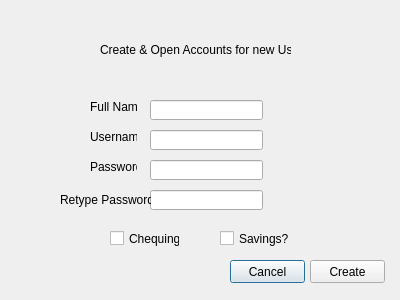
<?xml version="1.0" encoding="UTF-8"?>
<ui version="4.0">
 <class>createuser</class>
 <widget class="QDialog" name="createuser">
  <property name="geometry">
   <rect>
    <x>0</x>
    <y>0</y>
    <width>400</width>
    <height>300</height>
   </rect>
  </property>
  <property name="windowTitle">
   <string>Dialog</string>
  </property>
  <widget class="QLineEdit" name="fullname">
   <property name="geometry">
    <rect>
     <x>150</x>
     <y>100</y>
     <width>113</width>
     <height>20</height>
    </rect>
   </property>
  </widget>
  <widget class="QLineEdit" name="username">
   <property name="geometry">
    <rect>
     <x>150</x>
     <y>130</y>
     <width>113</width>
     <height>20</height>
    </rect>
   </property>
  </widget>
  <widget class="QLineEdit" name="password">
   <property name="geometry">
    <rect>
     <x>150</x>
     <y>160</y>
     <width>113</width>
     <height>20</height>
    </rect>
   </property>
  </widget>
  <widget class="QLineEdit" name="password2">
   <property name="geometry">
    <rect>
     <x>150</x>
     <y>190</y>
     <width>113</width>
     <height>20</height>
    </rect>
   </property>
  </widget>
  <widget class="QLabel" name="label">
   <property name="geometry">
    <rect>
     <x>90</x>
     <y>100</y>
     <width>47</width>
     <height>13</height>
    </rect>
   </property>
   <property name="text">
    <string>Full Name</string>
   </property>
  </widget>
  <widget class="QLabel" name="label_2">
   <property name="geometry">
    <rect>
     <x>90</x>
     <y>130</y>
     <width>47</width>
     <height>13</height>
    </rect>
   </property>
   <property name="text">
    <string>Username</string>
   </property>
  </widget>
  <widget class="QLabel" name="label_3">
   <property name="geometry">
    <rect>
     <x>90</x>
     <y>160</y>
     <width>47</width>
     <height>13</height>
    </rect>
   </property>
   <property name="text">
    <string>Password</string>
   </property>
  </widget>
  <widget class="QLabel" name="label_4">
   <property name="geometry">
    <rect>
     <x>60</x>
     <y>190</y>
     <width>91</width>
     <height>20</height>
    </rect>
   </property>
   <property name="text">
    <string>Retype Password</string>
   </property>
  </widget>
  <widget class="QPushButton" name="cancelButton">
   <property name="geometry">
    <rect>
     <x>230</x>
     <y>260</y>
     <width>75</width>
     <height>23</height>
    </rect>
   </property>
   <property name="text">
    <string>Cancel</string>
   </property>
  </widget>
  <widget class="QPushButton" name="nextButton">
   <property name="geometry">
    <rect>
     <x>310</x>
     <y>260</y>
     <width>75</width>
     <height>23</height>
    </rect>
   </property>
   <property name="text">
    <string>Create</string>
   </property>
  </widget>
  <widget class="QLabel" name="label_5">
   <property name="geometry">
    <rect>
     <x>100</x>
     <y>40</y>
     <width>191</width>
     <height>20</height>
    </rect>
   </property>
   <property name="text">
    <string>Create &amp; Open Accounts for new User </string>
   </property>
  </widget>
  <widget class="QCheckBox" name="cheqBox">
   <property name="geometry">
    <rect>
     <x>110</x>
     <y>230</y>
     <width>70</width>
     <height>17</height>
    </rect>
   </property>
   <property name="text">
    <string>Chequing?</string>
   </property>
  </widget>
  <widget class="QCheckBox" name="savBox">
   <property name="geometry">
    <rect>
     <x>220</x>
     <y>230</y>
     <width>70</width>
     <height>17</height>
    </rect>
   </property>
   <property name="text">
    <string>Savings?</string>
   </property>
  </widget>
 </widget>
 <resources/>
 <connections/>
</ui>
